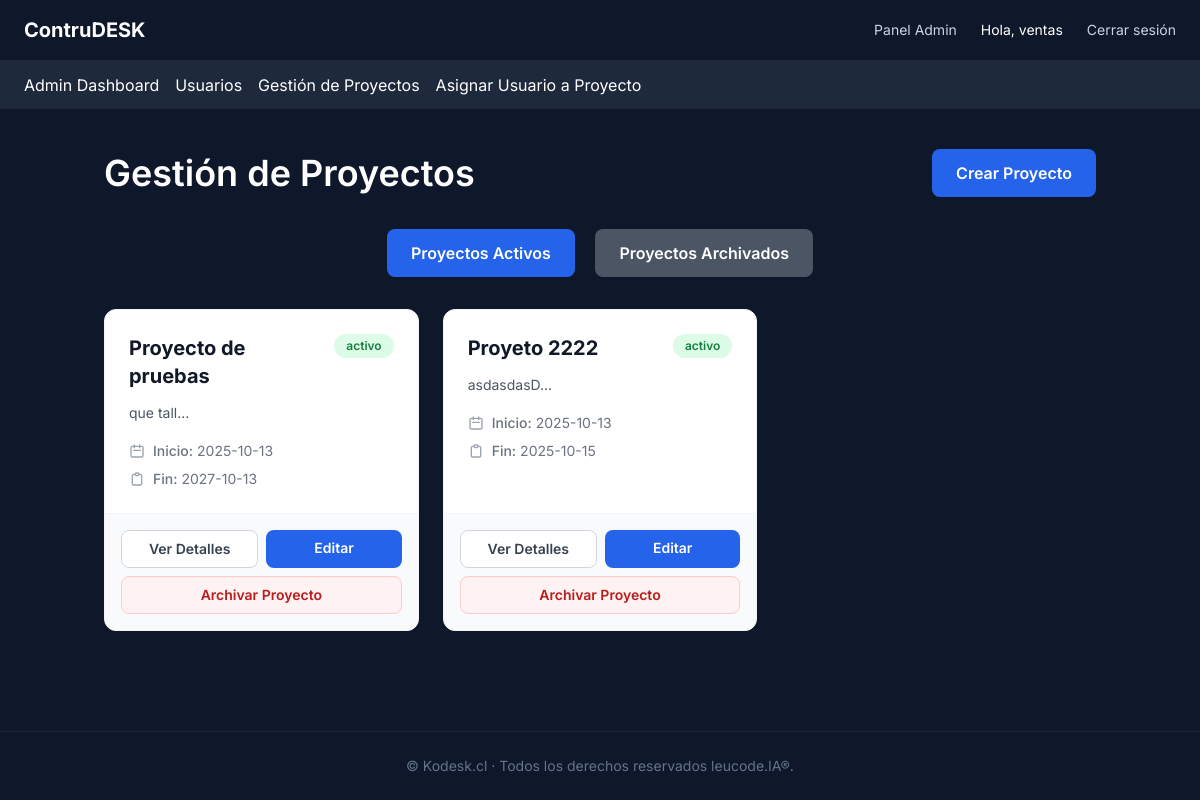
/admin/list (signed in), run on an earlier commit of the app's database.
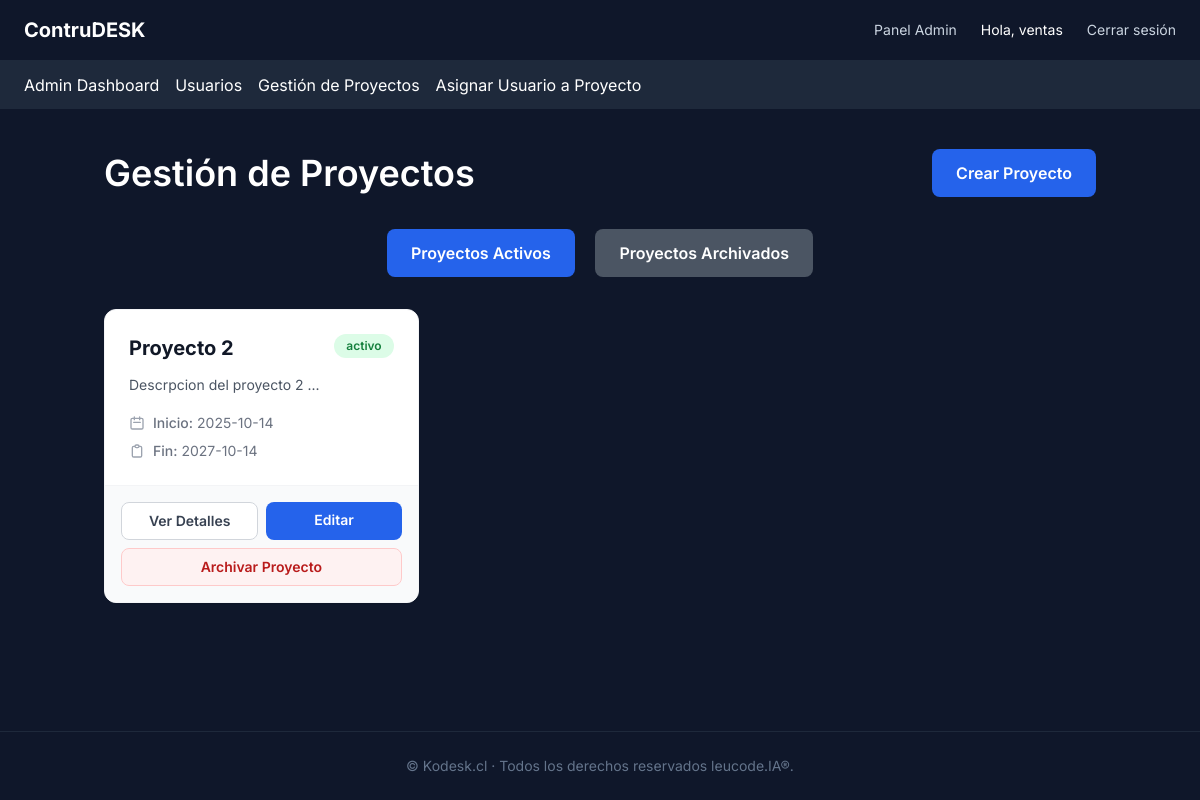
And on a later commit of the database.
### app/models.py (models this page shows, shortened)
class AdminUser(UserMixin, db.Model):
    __tablename__ = "admin_users"
    id = db.Column(db.Integer, primary_key=True)
    nombre = db.Column(db.String(120), nullable=False)
    email = db.Column(db.String(120), unique=True, nullable=False)
    password_hash = db.Column(db.String(255), nullable=False)
    roles = db.relationship('Role', secondary='user_roles', backref=db.backref('users', lazy='dynamic'))
    def has_role(self, role_name):
        return any(role.name == role_name for role in self.roles)
    @property
    def is_authenticated(self):
        return True

class Project(db.Model):
    __tablename__ = 'projects'
    id = db.Column(db.Integer, primary_key=True)
    name = db.Column(db.String(128), nullable=False)
    description = db.Column(db.Text)
    start_date = db.Column(db.DateTime, default=datetime.utcnow)
    end_date = db.Column(db.DateTime)
    progress = db.Column(db.Integer, default=0)
    status = db.Column(db.String(50), default='activo')  # Ej: activo, suspendido, finalizado
    archived = db.Column(db.Boolean, default=False)  # Indicador de archivo
    admin_comment = db.Column(db.Text)
    creator_id = db.Column(db.Integer, db.ForeignKey('admin_users.id'), nullable=False)
    creator = db.relationship('AdminUser', backref='created_projects')

### app/routes/admin.py (the view)
@admin_bp.route('/list')
@login_required
def list_projects():
    projects = Project.query.filter_by(creator_id=current_user.id).all()
    return render_template('admin/ver_proyecto.html', projects=projects)

### app/templates/admin/ver_proyecto.html (shortened to what this page needs)
{% extends "layout.html" %}
{% block content %}
  <div class="container mx-auto mt-10 px-4">
    <div class="flex justify-between items-center mb-8">
      <h2 class="text-4xl font-semibold text-left text-white">Gestión de Proyectos</h2>
      <a href="{{ url_for('admin.create_project') }}"
         class="bg-blue-600 text-white px-6 py-3 rounded-lg font-semibold hover:bg-blue-700 focus:outline-none focus:ring-4 focus:ring-blue-500 transition duration-300">
        Crear Proyecto
      </a>
    </div>
    <div class="text-center mb-8">
      <button id="showActive" class="bg-blue-600 text-white px-6 py-3 rounded-lg font-semibold hover:bg-blue-700 focus:outline-none focus:ring-4 focus:ring-blue-500 transition duration-300 mr-4">
        Proyectos Activos
      </button>
      <button id="showArchived" class="bg-gray-600 text-white px-6 py-3 rounded-lg font-semibold hover:bg-gray-700 focus:outline-none focus:ring-4 focus:ring-gray-500 transition duration-300">
        Proyectos Archivados
      </button>
    </div>
    <div id="activeProjects" class="grid grid-cols-1 sm:grid-cols-2 lg:grid-cols-3 gap-6 mb-8">
      {% for project in projects %}
        {% if not project.archived %}
          <div class="bg-white rounded-xl shadow-sm border border-gray-100 overflow-hidden hover:shadow-lg transition-all duration-300 flex flex-col">
            <div class="p-6 flex-1">
              <div class="flex items-start justify-between mb-3">
                <h3 class="text-xl font-bold text-gray-900 flex-1 pr-2">{{ project.name }}</h3>
                <span class="inline-flex items-center px-3 py-1 text-xs font-semibold rounded-full whitespace-nowrap {{ 'bg-green-100 text-green-700' if project.status == 'activo' else 'bg-gray-100 text-gray-700' }}">
                  {{ project.status }}
                </span>
              </div>
              <p class="text-gray-600 text-sm leading-relaxed mb-4 line-clamp-3">
                {{ project.description[:100] }}...
              </p>
              <div class="space-y-2">
                <div class="flex items-center text-sm text-gray-500">
                  <svg class="w-4 h-4 mr-2 text-gray-400" fill="none" stroke="currentColor" viewBox="0 0 24 24">
                    <path stroke-linecap="round" stroke-linejoin="round" stroke-width="2" d="M8 7V3m8 4V3m-9 8h10M5 21h14a2 2 0 002-2V7a2 2 0 00-2-2H5a2 2 0 00-2 2v12a2 2 0 002 2z"></path>
                  </svg>
                  <span class="font-medium">Inicio:</span>
                  <span class="ml-1">{{ project.start_date.strftime('%Y-%m-%d') }}</span>
                </div>
                <div class="flex items-center text-sm text-gray-500">
                  <svg class="w-4 h-4 mr-2 text-gray-400" fill="none" stroke="currentColor" viewBox="0 0 24 24">
                    <path stroke-linecap="round" stroke-linejoin="round" stroke-width="2" d="M9 5H7a2 2 0 00-2 2v12a2 2 0 002 2h10a2 2 0 002-2V7a2 2 0 00-2-2h-2M9 5a2 2 0 002 2h2a2 2 0 002-2M9 5a2 2 0 012-2h2a2 2 0 012 2"></path>
                  </svg>
                  <span class="font-medium">Fin:</span>
                  <span class="ml-1">{{ project.end_date.strftime('%Y-%m-%d') if project.end_date else 'N/A' }}</span>
                </div>
              </div>
            </div>
            <div class="border-t border-gray-100 bg-gray-50 p-4">
              <div class="flex flex-col sm:flex-row gap-2">
                <a href="{{ url_for('admin.project_details', project_id=project.id) }}"
                   class="flex-1 text-center bg-white border border-gray-300 text-gray-700 px-4 py-2 rounded-lg text-sm font-semibold hover:bg-gray-50 hover:border-gray-400 transition duration-200">
                  Ver Detalles
                </a>
                <a href="{{ url_for('admin.edit_project', project_id=project.id) }}"
                   class="flex-1 text-center bg-blue-600 text-white px-4 py-2 rounded-lg text-sm font-semibold hover:bg-blue-700 transition duration-200">
                  Editar
                </a>
              </div>
              <form action="{{ url_for('admin.archive_project', project_id=project.id) }}" method="post" class="mt-2">
                <button type="submit" class="w-full bg-red-50 border border-red-200 text-red-700 px-4 py-2 rounded-lg text-sm font-semibold hover:bg-red-100 hover:border-red-300 transition duration-200">
                  Archivar Proyecto
                </button>
              </form>
            </div>
          </div>
        {% endif %}
      {% endfor %}
    </div>
  </div>
{% endblock %}

### app/templates/layout.html (shortened to what this page needs)
<!DOCTYPE html>
<html lang="es">
<head>
  <script src="https://cdn.tailwindcss.com"></script>
</head>
<body class="min-h-screen flex flex-col">
  <header class="w-full bg-slate-900 border-b border-slate-800 py-4 px-6 flex items-center justify-between">
    <a href="{{ url_for('main.index') }}" class="text-xl font-bold text-white">
      ContruDESK
    </a>
    <nav class="hidden md:flex gap-6 text-sm text-slate-300">
        {% if current_user.is_authenticated %}
          {% if current_user.has_role('admin') %}
            <a href="{{ url_for('admin.admin_dashboard') }}" class="hover:text-white">Panel Admin</a>
          {% elif current_user.has_role('editor') %}
            <a href="{{ url_for('editor.editor_dashboard') }}" class="hover:text-white">Dashboard Editor</a>
          {% elif current_user.has_role('miembro') %}
            <a href="{{ url_for('miembro.miembro_dashboard') }}" class="hover:text-white">Dashboard Miembro</a>
          {% elif current_user.has_role('lector') %}
          {% else %}
            <a href="{{ url_for('main.index') }}" class="hover:text-white">Inicio</a>
          {% endif %}
        {% endif %}
      {% if current_user.is_authenticated %}
        <span class="text-white">Hola, {{ current_user.nombre }}</span>
        <a href="{{ url_for('auth.logout') }}" class="hover:text-white">Cerrar sesión</a>
      {% else %}
        <a href="{{ url_for('auth.login') }}" class="hover:text-white">Iniciar Sesión</a>
      {% endif %}
    </nav>
  </header>
  {% if current_user.is_authenticated %}
    <nav class="bg-slate-800 py-3 px-6 text-white">
      <ul class="flex space-x-4">
        {% if current_user.has_role('admin') %}
          <li><a href="{{ url_for('admin.admin_dashboard') }}" class="text-gray hover:text-blue-400">Admin Dashboard</a></li>
          <li><a href="{{ url_for('admin.usuarios') }}" class="text-gray hover:text-blue-400">Usuarios</a></li>
          <li><a href="{{ url_for('admin.list_projects') }}" class="text-gray hover:text-blue-400">Gestión de Proyectos</a></li>
          <li><a href="{{ url_for('admin.assign_user_to_project') }}" class="text-gray hover:text-blue-400">Asignar Usuario a Proyecto</a></li>
        {% elif current_user.has_role('editor') %}
          <li><a href="{{ url_for('editor.editor_dashboard') }}" class="text-gray hover:text-blue-400">Gestion de Documentos</a></li>
        {% endif %}
      </ul>
    </nav>
  {% endif %}
  <main class="flex-grow">
    {% block content %}{% endblock %}
  </main>
  <footer class="bg-slate-900 border-t border-slate-800 py-6 text-center text-slate-500 text-sm">
    © {{ config.STORE_NAME or "Kodesk.cl" }} ·  Todos los derechos reservados leucode.IA®.
  </footer>
</body>
</html>

### app/templates/layout.html (style rules this page uses)
body { font-family: 'Inter', sans-serif !important; background: #0f172a !important; }

What changed in the data, as far as the page shows it:
no longer on this page (row edited): Project: name "Proyecto de pruebas", status "activo", description "que tall", start_date "2025-10-13", end_date "2027-10-13"
changed Project "activo": name "Proyeto 2222" → "Proyecto 2"; description "asdasdasD" → "Descrpcion del proyecto 2"; start_date "2025-10-13" → "2025-10-14"; end_date "2025-10-15" → "2027-10-14"
